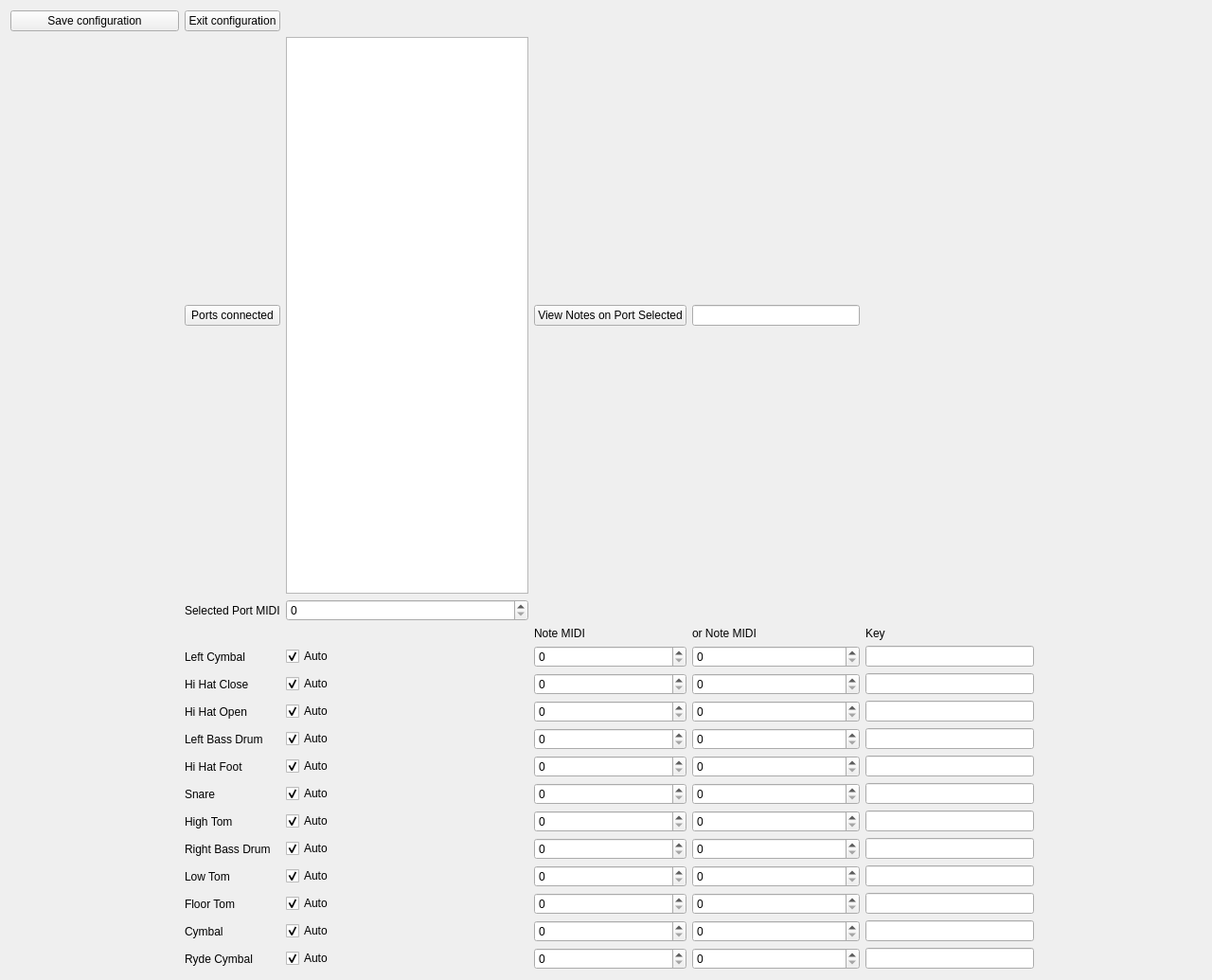
<?xml version="1.0" encoding="UTF-8"?>
<ui version="4.0">
 <class>WidgetConfigurarDrum</class>
 <widget class="QWidget" name="WidgetConfigurarDrum">
  <property name="geometry">
   <rect>
    <x>0</x>
    <y>0</y>
    <width>1280</width>
    <height>1035</height>
   </rect>
  </property>
  <property name="windowTitle">
   <string>Form</string>
  </property>
  <layout class="QGridLayout" name="gridLayout">
   <item row="4" column="7">
    <spacer name="horizontalSpacer">
     <property name="orientation">
      <enum>Qt::Horizontal</enum>
     </property>
     <property name="sizeHint" stdset="0">
      <size>
       <width>40</width>
       <height>20</height>
      </size>
     </property>
    </spacer>
   </item>
   <item row="0" column="0">
    <widget class="QPushButton" name="saveConfigurationButton">
     <property name="text">
      <string>Save configuration</string>
     </property>
    </widget>
   </item>
   <item row="0" column="1">
    <widget class="QPushButton" name="exitButton">
     <property name="text">
      <string>Exit configuration</string>
     </property>
    </widget>
   </item>
   <item row="1" column="1">
    <widget class="QPushButton" name="portsConnectedButton">
     <property name="text">
      <string>Ports connected</string>
     </property>
    </widget>
   </item>
   <item row="1" column="2">
    <widget class="QPlainTextEdit" name="portsConnectedTextEdit">
     <property name="tabChangesFocus">
      <bool>false</bool>
     </property>
     <property name="readOnly">
      <bool>true</bool>
     </property>
    </widget>
   </item>
   <item row="2" column="1">
    <widget class="QLabel" name="midiPort_Label">
     <property name="autoFillBackground">
      <bool>true</bool>
     </property>
     <property name="text">
      <string>Selected Port MIDI</string>
     </property>
    </widget>
   </item>
   <item row="2" column="2">
    <widget class="QSpinBox" name="portMidiSpinBox"/>
   </item>
   <item row="3" column="4">
    <widget class="QLabel" name="midi1_Label">
     <property name="autoFillBackground">
      <bool>true</bool>
     </property>
     <property name="text">
      <string>Note MIDI</string>
     </property>
    </widget>
   </item>
   <item row="3" column="5">
    <widget class="QLabel" name="midi2_Label">
     <property name="autoFillBackground">
      <bool>true</bool>
     </property>
     <property name="text">
      <string>or Note MIDI</string>
     </property>
    </widget>
   </item>
   <item row="3" column="6">
    <widget class="QLabel" name="key_Label">
     <property name="autoFillBackground">
      <bool>true</bool>
     </property>
     <property name="text">
      <string>Key</string>
     </property>
    </widget>
   </item>
   <item row="4" column="0">
    <spacer name="horizontalSpacer_2">
     <property name="orientation">
      <enum>Qt::Horizontal</enum>
     </property>
     <property name="sizeHint" stdset="0">
      <size>
       <width>40</width>
       <height>20</height>
      </size>
     </property>
    </spacer>
   </item>
   <item row="4" column="1">
    <widget class="QLabel" name="lane1A_Label">
     <property name="autoFillBackground">
      <bool>true</bool>
     </property>
     <property name="text">
      <string>Left Cymbal</string>
     </property>
    </widget>
   </item>
   <item row="4" column="5">
    <widget class="QSpinBox" name="midi2_lane1A_SpinBox">
     <property name="maximum">
      <number>2000</number>
     </property>
    </widget>
   </item>
   <item row="4" column="2">
    <widget class="QCheckBox" name="auto_lane1A_CheckBox">
     <property name="text">
      <string>Auto</string>
     </property>
     <property name="checked">
      <bool>true</bool>
     </property>
    </widget>
   </item>
   <item row="4" column="4">
    <widget class="QSpinBox" name="midi1_lane1A_SpinBox">
     <property name="maximum">
      <number>2000</number>
     </property>
    </widget>
   </item>
   <item row="4" column="6">
    <widget class="QLineEdit" name="key_lane_1A_LineEdit"/>
   </item>
   <item row="8" column="6">
    <widget class="QLineEdit" name="key_lane_1B_LineEdit"/>
   </item>
   <item row="5" column="4">
    <widget class="QSpinBox" name="midi1_lane11_SpinBox">
     <property name="maximum">
      <number>2000</number>
     </property>
    </widget>
   </item>
   <item row="5" column="1">
    <widget class="QLabel" name="lane11_Label">
     <property name="autoFillBackground">
      <bool>true</bool>
     </property>
     <property name="text">
      <string>Hi Hat Close</string>
     </property>
    </widget>
   </item>
   <item row="5" column="5">
    <widget class="QSpinBox" name="midi2_lane11_SpinBox">
     <property name="maximum">
      <number>2000</number>
     </property>
    </widget>
   </item>
   <item row="5" column="2">
    <widget class="QCheckBox" name="auto_lane11_CheckBox">
     <property name="text">
      <string>Auto</string>
     </property>
     <property name="checked">
      <bool>true</bool>
     </property>
    </widget>
   </item>
   <item row="5" column="6">
    <widget class="QLineEdit" name="key_lane_11_LineEdit"/>
   </item>
   <item row="6" column="1">
    <widget class="QLabel" name="lane18_Label">
     <property name="autoFillBackground">
      <bool>true</bool>
     </property>
     <property name="text">
      <string>Hi Hat Open</string>
     </property>
    </widget>
   </item>
   <item row="6" column="5">
    <widget class="QSpinBox" name="midi2_lane18_SpinBox">
     <property name="maximum">
      <number>2000</number>
     </property>
    </widget>
   </item>
   <item row="6" column="2">
    <widget class="QCheckBox" name="auto_lane18_CheckBox">
     <property name="text">
      <string>Auto</string>
     </property>
     <property name="checked">
      <bool>true</bool>
     </property>
    </widget>
   </item>
   <item row="6" column="6">
    <widget class="QLineEdit" name="key_lane_18_LineEdit"/>
   </item>
   <item row="6" column="4">
    <widget class="QSpinBox" name="midi1_lane18_SpinBox">
     <property name="maximum">
      <number>2000</number>
     </property>
    </widget>
   </item>
   <item row="7" column="4">
    <widget class="QSpinBox" name="midi1_lane1C_SpinBox">
     <property name="maximum">
      <number>2000</number>
     </property>
    </widget>
   </item>
   <item row="7" column="1">
    <widget class="QLabel" name="lane1C_Label">
     <property name="autoFillBackground">
      <bool>true</bool>
     </property>
     <property name="text">
      <string>Left Bass Drum</string>
     </property>
    </widget>
   </item>
   <item row="7" column="5">
    <widget class="QSpinBox" name="midi2_lane1C_SpinBox">
     <property name="maximum">
      <number>2000</number>
     </property>
    </widget>
   </item>
   <item row="7" column="2">
    <widget class="QCheckBox" name="auto_lane1C_CheckBox">
     <property name="text">
      <string>Auto</string>
     </property>
     <property name="checked">
      <bool>true</bool>
     </property>
    </widget>
   </item>
   <item row="7" column="6">
    <widget class="QLineEdit" name="key_lane_1C_LineEdit"/>
   </item>
   <item row="8" column="4">
    <widget class="QSpinBox" name="midi1_lane1B_SpinBox">
     <property name="maximum">
      <number>2000</number>
     </property>
    </widget>
   </item>
   <item row="8" column="1">
    <widget class="QLabel" name="lane1B_Label">
     <property name="autoFillBackground">
      <bool>true</bool>
     </property>
     <property name="text">
      <string>Hi Hat Foot</string>
     </property>
    </widget>
   </item>
   <item row="8" column="5">
    <widget class="QSpinBox" name="midi2_lane1B_SpinBox">
     <property name="maximum">
      <number>2000</number>
     </property>
    </widget>
   </item>
   <item row="8" column="2">
    <widget class="QCheckBox" name="auto_lane1B_CheckBox">
     <property name="text">
      <string>Auto</string>
     </property>
     <property name="checked">
      <bool>true</bool>
     </property>
    </widget>
   </item>
   <item row="14" column="4">
    <widget class="QSpinBox" name="midi1_lane16_SpinBox">
     <property name="maximum">
      <number>2000</number>
     </property>
    </widget>
   </item>
   <item row="14" column="6">
    <widget class="QLineEdit" name="key_lane_16_LineEdit"/>
   </item>
   <item row="9" column="4">
    <widget class="QSpinBox" name="midi1_lane12_SpinBox">
     <property name="maximum">
      <number>2000</number>
     </property>
    </widget>
   </item>
   <item row="9" column="1">
    <widget class="QLabel" name="lane12_Label">
     <property name="autoFillBackground">
      <bool>true</bool>
     </property>
     <property name="text">
      <string>Snare</string>
     </property>
    </widget>
   </item>
   <item row="9" column="5">
    <widget class="QSpinBox" name="midi2_lane12_SpinBox">
     <property name="maximum">
      <number>2000</number>
     </property>
    </widget>
   </item>
   <item row="9" column="2">
    <widget class="QCheckBox" name="auto_lane12_CheckBox">
     <property name="text">
      <string>Auto</string>
     </property>
     <property name="checked">
      <bool>true</bool>
     </property>
    </widget>
   </item>
   <item row="9" column="6">
    <widget class="QLineEdit" name="key_lane_12_LineEdit"/>
   </item>
   <item row="10" column="4">
    <widget class="QSpinBox" name="midi1_lane14_SpinBox">
     <property name="maximum">
      <number>2000</number>
     </property>
    </widget>
   </item>
   <item row="10" column="1">
    <widget class="QLabel" name="lane14_Label">
     <property name="autoFillBackground">
      <bool>true</bool>
     </property>
     <property name="text">
      <string>High Tom</string>
     </property>
    </widget>
   </item>
   <item row="10" column="5">
    <widget class="QSpinBox" name="midi2_lane14_SpinBox">
     <property name="maximum">
      <number>2000</number>
     </property>
    </widget>
   </item>
   <item row="10" column="2">
    <widget class="QCheckBox" name="auto_lane14_CheckBox">
     <property name="text">
      <string>Auto</string>
     </property>
     <property name="checked">
      <bool>true</bool>
     </property>
    </widget>
   </item>
   <item row="10" column="6">
    <widget class="QLineEdit" name="key_lane_14_LineEdit"/>
   </item>
   <item row="11" column="4">
    <widget class="QSpinBox" name="midi1_lane13_SpinBox">
     <property name="maximum">
      <number>2000</number>
     </property>
    </widget>
   </item>
   <item row="11" column="1">
    <widget class="QLabel" name="lane13_Label">
     <property name="autoFillBackground">
      <bool>true</bool>
     </property>
     <property name="text">
      <string>Right Bass Drum</string>
     </property>
    </widget>
   </item>
   <item row="11" column="5">
    <widget class="QSpinBox" name="midi2_lane13_SpinBox">
     <property name="maximum">
      <number>2000</number>
     </property>
    </widget>
   </item>
   <item row="11" column="2">
    <widget class="QCheckBox" name="auto_lane13_CheckBox">
     <property name="text">
      <string>Auto</string>
     </property>
     <property name="checked">
      <bool>true</bool>
     </property>
    </widget>
   </item>
   <item row="11" column="6">
    <widget class="QLineEdit" name="key_lane_13_LineEdit"/>
   </item>
   <item row="12" column="4">
    <widget class="QSpinBox" name="midi1_lane15_SpinBox">
     <property name="maximum">
      <number>2000</number>
     </property>
    </widget>
   </item>
   <item row="12" column="1">
    <widget class="QLabel" name="lane15_Label">
     <property name="autoFillBackground">
      <bool>true</bool>
     </property>
     <property name="text">
      <string>Low Tom</string>
     </property>
    </widget>
   </item>
   <item row="12" column="5">
    <widget class="QSpinBox" name="midi2_lane15_SpinBox">
     <property name="maximum">
      <number>2000</number>
     </property>
    </widget>
   </item>
   <item row="12" column="2">
    <widget class="QCheckBox" name="auto_lane15_CheckBox">
     <property name="text">
      <string>Auto</string>
     </property>
     <property name="checked">
      <bool>true</bool>
     </property>
    </widget>
   </item>
   <item row="12" column="6">
    <widget class="QLineEdit" name="key_lane_15_LineEdit"/>
   </item>
   <item row="13" column="4">
    <widget class="QSpinBox" name="midi1_lane17_SpinBox">
     <property name="maximum">
      <number>2000</number>
     </property>
    </widget>
   </item>
   <item row="13" column="1">
    <widget class="QLabel" name="lane17_Label">
     <property name="autoFillBackground">
      <bool>true</bool>
     </property>
     <property name="text">
      <string>Floor Tom</string>
     </property>
    </widget>
   </item>
   <item row="13" column="5">
    <widget class="QSpinBox" name="midi2_lane17_SpinBox">
     <property name="maximum">
      <number>2000</number>
     </property>
    </widget>
   </item>
   <item row="13" column="2">
    <widget class="QCheckBox" name="auto_lane17_CheckBox">
     <property name="text">
      <string>Auto</string>
     </property>
     <property name="checked">
      <bool>true</bool>
     </property>
    </widget>
   </item>
   <item row="13" column="6">
    <widget class="QLineEdit" name="key_lane_17_LineEdit">
     <property name="text">
      <string/>
     </property>
    </widget>
   </item>
   <item row="14" column="1">
    <widget class="QLabel" name="lane16_Label">
     <property name="autoFillBackground">
      <bool>true</bool>
     </property>
     <property name="text">
      <string>Cymbal</string>
     </property>
    </widget>
   </item>
   <item row="14" column="5">
    <widget class="QSpinBox" name="midi2_lane16_SpinBox">
     <property name="maximum">
      <number>2000</number>
     </property>
    </widget>
   </item>
   <item row="14" column="2">
    <widget class="QCheckBox" name="auto_lane16_CheckBox">
     <property name="text">
      <string>Auto</string>
     </property>
     <property name="checked">
      <bool>true</bool>
     </property>
    </widget>
   </item>
   <item row="15" column="1">
    <widget class="QLabel" name="lane19_Label">
     <property name="autoFillBackground">
      <bool>true</bool>
     </property>
     <property name="text">
      <string>Ryde Cymbal</string>
     </property>
    </widget>
   </item>
   <item row="15" column="4">
    <widget class="QSpinBox" name="midi1_lane19_SpinBox">
     <property name="maximum">
      <number>2000</number>
     </property>
    </widget>
   </item>
   <item row="15" column="5">
    <widget class="QSpinBox" name="midi2_lane19_SpinBox">
     <property name="maximum">
      <number>2000</number>
     </property>
    </widget>
   </item>
   <item row="15" column="2">
    <widget class="QCheckBox" name="auto_lane19_CheckBox">
     <property name="text">
      <string>Auto</string>
     </property>
     <property name="checked">
      <bool>true</bool>
     </property>
    </widget>
   </item>
   <item row="15" column="6">
    <widget class="QLineEdit" name="key_lane_19_LineEdit"/>
   </item>
   <item row="1" column="4">
    <widget class="QPushButton" name="viewNotesButton">
     <property name="text">
      <string>View Notes on Port Selected</string>
     </property>
    </widget>
   </item>
   <item row="1" column="5">
    <widget class="QLineEdit" name="viewNotesLineEdit"/>
   </item>
  </layout>
 </widget>
 <tabstops>
  <tabstop>saveConfigurationButton</tabstop>
  <tabstop>exitButton</tabstop>
  <tabstop>portsConnectedButton</tabstop>
  <tabstop>portsConnectedTextEdit</tabstop>
  <tabstop>portMidiSpinBox</tabstop>
  <tabstop>auto_lane1A_CheckBox</tabstop>
  <tabstop>midi1_lane1A_SpinBox</tabstop>
  <tabstop>midi2_lane1A_SpinBox</tabstop>
  <tabstop>key_lane_1A_LineEdit</tabstop>
  <tabstop>auto_lane11_CheckBox</tabstop>
  <tabstop>midi1_lane11_SpinBox</tabstop>
  <tabstop>midi2_lane11_SpinBox</tabstop>
  <tabstop>key_lane_11_LineEdit</tabstop>
  <tabstop>auto_lane18_CheckBox</tabstop>
  <tabstop>midi1_lane18_SpinBox</tabstop>
  <tabstop>midi2_lane18_SpinBox</tabstop>
  <tabstop>key_lane_18_LineEdit</tabstop>
  <tabstop>auto_lane1C_CheckBox</tabstop>
  <tabstop>midi1_lane1C_SpinBox</tabstop>
  <tabstop>midi2_lane1C_SpinBox</tabstop>
  <tabstop>key_lane_1C_LineEdit</tabstop>
  <tabstop>auto_lane1B_CheckBox</tabstop>
  <tabstop>midi1_lane1B_SpinBox</tabstop>
  <tabstop>midi2_lane1B_SpinBox</tabstop>
  <tabstop>key_lane_1B_LineEdit</tabstop>
  <tabstop>auto_lane12_CheckBox</tabstop>
  <tabstop>midi1_lane12_SpinBox</tabstop>
  <tabstop>midi2_lane12_SpinBox</tabstop>
  <tabstop>key_lane_12_LineEdit</tabstop>
  <tabstop>auto_lane14_CheckBox</tabstop>
  <tabstop>midi1_lane14_SpinBox</tabstop>
  <tabstop>midi2_lane14_SpinBox</tabstop>
  <tabstop>key_lane_14_LineEdit</tabstop>
  <tabstop>auto_lane13_CheckBox</tabstop>
  <tabstop>midi1_lane13_SpinBox</tabstop>
  <tabstop>midi2_lane13_SpinBox</tabstop>
  <tabstop>key_lane_13_LineEdit</tabstop>
  <tabstop>auto_lane15_CheckBox</tabstop>
  <tabstop>midi1_lane15_SpinBox</tabstop>
  <tabstop>midi2_lane15_SpinBox</tabstop>
  <tabstop>key_lane_15_LineEdit</tabstop>
  <tabstop>auto_lane17_CheckBox</tabstop>
  <tabstop>midi1_lane17_SpinBox</tabstop>
  <tabstop>midi2_lane17_SpinBox</tabstop>
  <tabstop>key_lane_17_LineEdit</tabstop>
  <tabstop>auto_lane16_CheckBox</tabstop>
  <tabstop>midi1_lane16_SpinBox</tabstop>
  <tabstop>midi2_lane16_SpinBox</tabstop>
  <tabstop>key_lane_16_LineEdit</tabstop>
  <tabstop>auto_lane19_CheckBox</tabstop>
  <tabstop>midi1_lane19_SpinBox</tabstop>
  <tabstop>midi2_lane19_SpinBox</tabstop>
  <tabstop>key_lane_19_LineEdit</tabstop>
 </tabstops>
 <resources/>
 <connections/>
</ui>
